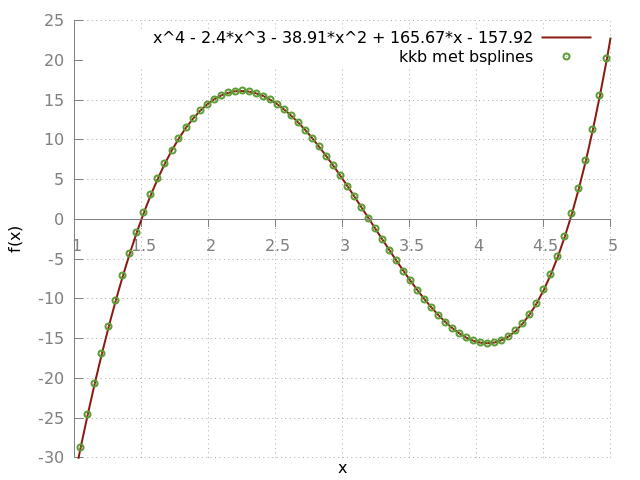

This chart was generated by the following gnuplot code:
set terminal pngcairo
set output 'spline_polynom.png'

#attractive gnuplotting
set style line 1 lc rgb '#8b1a0e' pt 1 ps 1 lt 1 lw 2 # --- red
set style line 2 lc rgb '#5e9c36' pt 6 ps 1 lt 1 lw 2 # --- green

set style line 11 lc rgb '#808080' lt 1
set border 2 back ls 11
set tics nomirror

set style line 12 lc rgb '#808080' lt 0
set grid back ls 12

set xlabel "x"
set ylabel "f(x)"
#set xrange [ 0:6.2308 ]
set xrange [1:5]
set xzeroaxis
set xtics axis
plot "polynom.dat" using 1:2 \
title 'x^4 - 2.4*x^3 - 38.91*x^2 + 165.67*x - 157.92' with lines ls 1, \
"spline_polynom.dat" using 1:2 title 'kkb met bsplines' with points ls 2, \
"polynom.dat" using 1:(0*$1) title '' with lines ls 11
